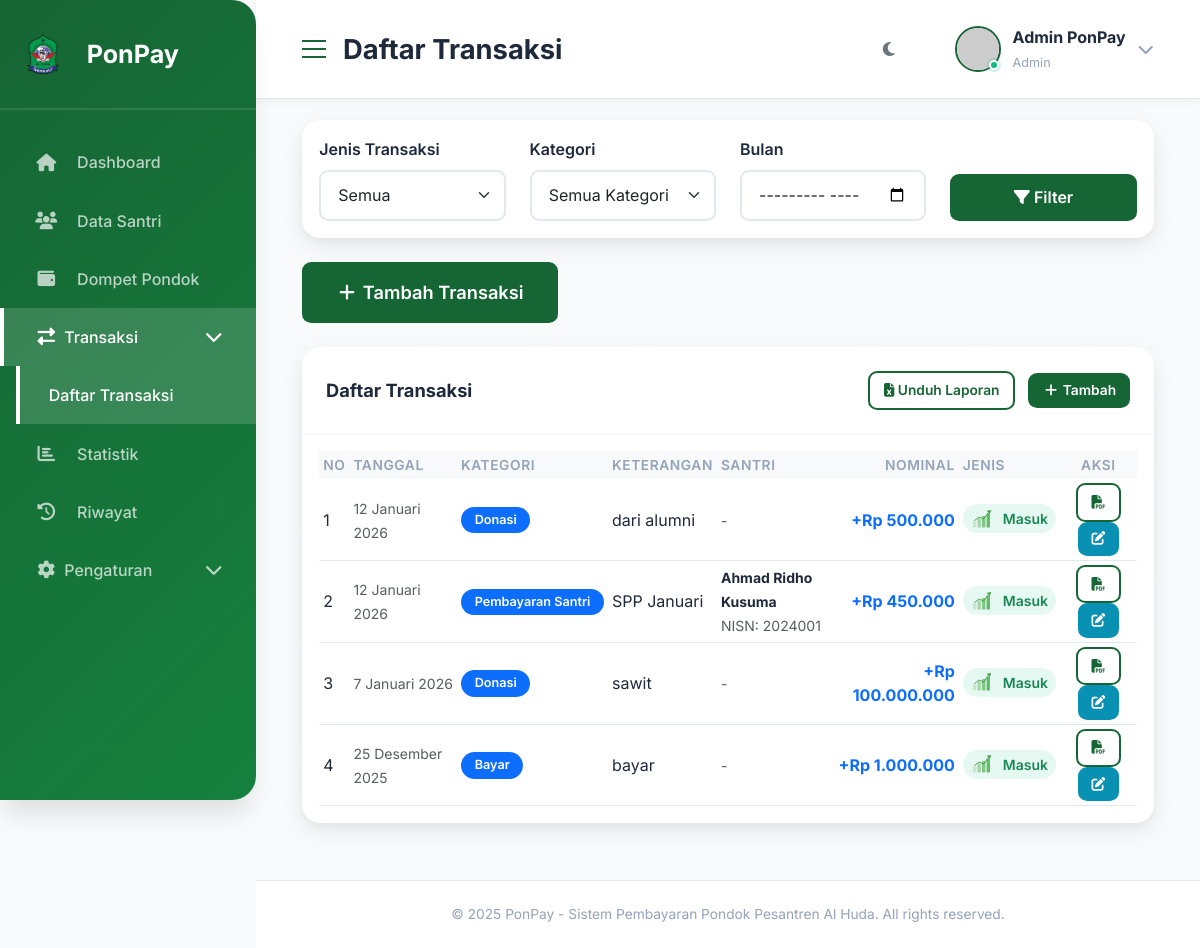
The app's page /transaction/, older data.
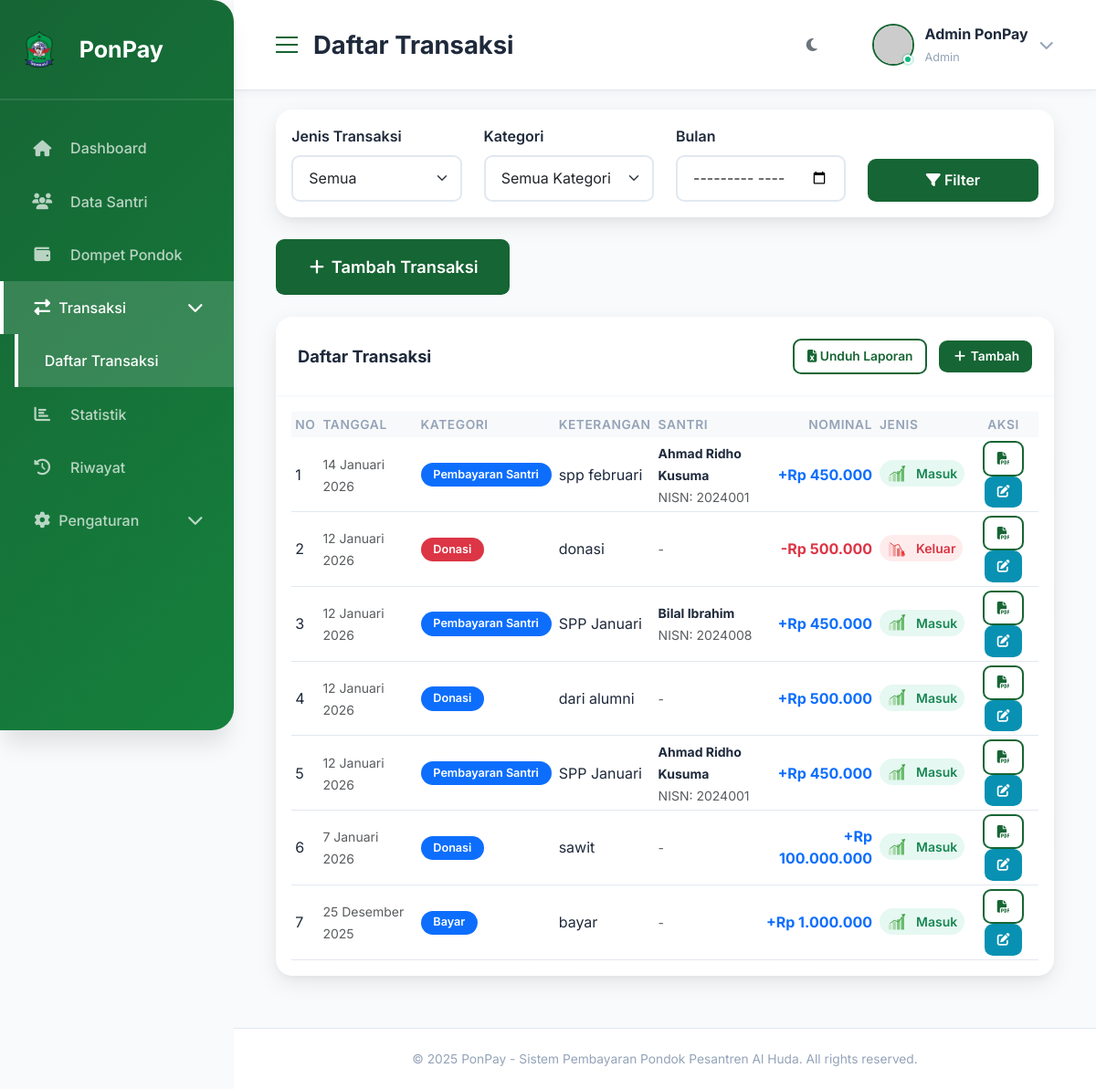
The same page, newer data.
### tables this page shows
CREATE TABLE transactions (
        id INTEGER PRIMARY KEY AUTOINCREMENT,
        user_id INTEGER NOT NULL,
        student_id INTEGER,
        type TEXT NOT NULL,
        category TEXT NOT NULL,
        amount INTEGER NOT NULL,
        description TEXT,
        date DATE NOT NULL,
        created_at TIMESTAMP DEFAULT CURRENT_TIMESTAMP, bill_id INTEGER REFERENCES bills(id),
        FOREIGN KEY (user_id) REFERENCES users(id),
        FOREIGN KEY (student_id) REFERENCES students(id)
    );

### routes.py (the view)
@transaction_bp.route('/')
def index():
    user_id = session.get('user_id', 1)
    filter_type = request.args.get('type', 'all')
    filter_category = request.args.get('category', 'all')
    filter_month = request.args.get('month', '')
    query = '''
        SELECT t.*,
               COALESCE(s.name, '') as student_name,
               COALESCE(s.nisn, '') as student_nisn
        FROM transactions t
        LEFT JOIN students s ON t.student_id = s.id
        WHERE t.user_id = ?
    '''
    params = [user_id]
    if filter_type != 'all':
        query += 'AND t.type = ? '
        params.append(filter_type)
    if filter_category != 'all':
        query += 'AND t.category = ? '
        params.append(filter_category)
    if filter_month:
        query += 'AND t.date LIKE ? '
        params.append(f'{filter_month}%')
    query += 'ORDER BY t.date DESC, t.created_at DESC'
    transactions = query_db(query, params)
    categories_income = query_db(
        'SELECT DISTINCT category FROM transactions WHERE user_id = ? AND type = "income" ORDER BY category',
        (user_id,)
    )
    categories_expense = query_db(
        'SELECT DISTINCT category FROM transactions WHERE user_id = ? AND type = "expense" ORDER BY category',
        (user_id,)
    )
    return render_template('transaction.html',
                         transactions=transactions,
                         categories_income=[r['category'] for r in categories_income],
                         categories_expense=[r['category'] for r in categories_expense],
                         filter_type=filter_type,
                         filter_category=filter_category,
                         filter_month=filter_month)

### templates/transaction.html (shortened to what this page needs)
{% extends 'base.html' %}
{% block page_title %}Daftar Transaksi{% endblock %}
{% block content %}
<div class="container-fluid">
    <div class="row mb-4">
        <div class="col-12">
            <div class="card">
                <div class="card-body">
                    <div class="row align-items-end">
                        <div class="col-md-3 mb-3 mb-md-0">
                            <label class="form-label">Jenis Transaksi</label>
                            <select class="form-select" id="filterType">
                                <option value="all">Semua</option>
                            </select>
                        </div>
                        <div class="col-md-3 mb-3 mb-md-0">
                            <label class="form-label">Kategori</label>
                            <select class="form-select" id="filterCategory">
                                <option value="all">Semua Kategori</option>
                            </select>
                        </div>
                        <div class="col-md-3 mb-3 mb-md-0">
                            <label class="form-label">Bulan</label>
                            <input type="month" class="form-control" id="filterMonth" value="{{ filter_month }}">
                        </div>
                        <div class="col-md-3 mb-3 mb-md-0">
                            <button class="btn btn-primary w-100" id="filterBtn">
                                <i class="fas fa-filter"></i> Filter
                            </button>
                        </div>
                    </div>
                </div>
            </div>
        </div>
    </div>
    <div class="row mb-4">
        <div class="col-12">
            <a href="{{ url_for('transaction.add') }}" class="btn btn-success btn-lg">
                <i class="fas fa-plus"></i> Tambah Transaksi
            </a>
        </div>
    </div>
    <div class="row">
        <div class="col-12">
            <div class="card">
                <div class="card-header d-flex justify-content-between align-items-center">
                    <h6 class="card-title mb-0">Daftar Transaksi</h6>
                    <div>
                        <button id="downloadReportBtn" class="btn btn-outline-primary btn-sm me-2">
                            <i class="fas fa-file-excel"></i> Unduh Laporan
                        </button>
                        <a href="{{ url_for('transaction.add') }}" class="btn btn-success btn-sm">
                            <i class="fas fa-plus"></i> Tambah
                        </a>
                    </div>
                </div>
                <div class="card-body">
                    <div class="table-responsive">
                        <table class="table table-hover table-sm">
                            <thead class="table-light">
                                <tr>
                                    <th>No</th>
                                    <th>Tanggal</th>
                                    <th>Kategori</th>
                                    <th>Keterangan</th>
                                    <th>Santri</th>
                                    <th class="text-end">Nominal</th>
                                    <th>Jenis</th>
                                    <th class="text-center">Aksi</th>
                                </tr>
                            </thead>
                            <tbody>
                                {% set counter = namespace(value=1) %}
                                {% for trans in transactions %}
                                <tr>
                                    <td>{{ counter.value }}</td>
                                    <td>
                                        <small class="text-muted">{{ trans['date']|format_date }}</small>
                                    </td>
                                    <td>
                                        <span
                                            class="badge {% if trans['type'] == 'income' %}bg-primary{% else %}bg-danger{% endif %} text-white">
                                            {{ trans['category'] }}
                                        </span>
                                    </td>
                                    <td>{{ trans['description'] }}</td>
                                    <td>
                                        {% if trans['student_name'] %}
                                        <small><strong>{{ trans['student_name'] }}</strong></small>
                                        <br>
                                        <small class="text-muted">NISN: {{ trans['student_nisn'] }}</small>
                                        {% else %}
                                        <small class="text-muted">-</small>
                                        {% endif %}
                                    </td>
                                    <td class="text-end font-weight-bold">
                                        <span
                                            class="{% if trans['type'] == 'income' %}text-primary{% else %}text-danger{% endif %}">
                                            {% if trans['type'] == 'income' %}+{% else %}-{% endif %}{{
                                            trans['amount']|rupiah }}
                                        </span>
                                    </td>
                                    <td>
                                        {% if trans['type'] == 'income' %}
                                        <span class="d-inline-flex align-items-center gap-2 px-2 py-1 rounded-pill"
                                            style="background-color: rgba(16, 185, 129, 0.1);">
                                            <img src="{{ url_for('static', filename='images/icon_pemasukan.svg') }}"
                                                alt="Pemasukan" style="width: 24px; height: 20px;">
                                            <span class="text-success fw-semibold small">Masuk</span>
                                        </span>
                                        {% else %}
                                        <span class="d-inline-flex align-items-center gap-2 px-2 py-1 rounded-pill"
                                            style="background-color: rgba(239, 68, 68, 0.1);">
                                            <img src="{{ url_for('static', filename='images/icon_pengeluaran.svg') }}"
                                                alt="Pengeluaran" style="width: 24px; height: 20px;">
                                            <span class="text-danger fw-semibold small">Keluar</span>
                                        </span>
                                        {% endif %}
                                    </td>
                                    <td class="text-center">
                                        <a href="{{ url_for('transaction.receipt', id=trans['id']) }}"
                                            class="btn btn-sm btn-outline-primary" title="Cetak Kwitansi"
                                            target="_blank">
                                            <i class="fas fa-file-pdf"></i>
                                        </a>
                                        <a href="{{ url_for('transaction.edit', id=trans['id']) }}"
                                            class="btn btn-sm btn-info" title="Edit">
                                            <i class="fas fa-edit"></i>
                                        </a>
                                    </td>
                                </tr>
                                {% set counter.value = counter.value + 1 %}
                                {% else %}
                                <tr>
                                    <td colspan="8" class="text-center text-muted py-4">
                                        <i class="fas fa-inbox"></i> Belum ada transaksi
                                    </td>
                                </tr>
                                {% endfor %}
                            </tbody>
                        </table>
                    </div>
                </div>
            </div>
        </div>
    </div>
</div>
{% endblock %}

### templates/base.html (shortened to what this page needs)
<!DOCTYPE html>
<html lang='id'>
<head>
  <link href='https://cdn.jsdelivr.net/npm/bootstrap@5.3.0/dist/css/bootstrap.min.css' rel='stylesheet' />
  <link rel='stylesheet' href='https://cdnjs.cloudflare.com/ajax/libs/font-awesome/6.4.0/css/all.min.css' />
  <link rel='stylesheet' href='{{ url_for("static", filename="css/style.css") }}' />
</head>
<body>
  <div class='wrapper d-flex'>
    <nav class='sidebar' id='sidebar' aria-hidden='false'>
      <div class='sidebar-header'>
        <div class='logo-section'>
          <img src='{{ url_for("static", filename="images/logo.png") }}' alt='Logo Al Huda'
            style='width: 40px; height: 40px; margin-right: 10px; border-radius: 8px; object-fit: contain;' />
          <h5>PonPay</h5>
        </div>
      </div>
      <ul class='nav flex-column sidebar-nav' id='sidebarNav'>
        <li class='nav-item'>
          <a class='nav-link {% if request.endpoint == "dashboard.index" %}active{% endif %}'
            href='{{ url_for("dashboard.index") }}'>
            <i class='fas fa-home'></i>
            <span>Dashboard</span>
          </a>
        </li>
        <li class='nav-item'>
          <a class='nav-link {% if request.endpoint == "students.index" %}active{% endif %}'
            href='{{ url_for("students.index") }}'>
            <i class='fas fa-users'></i>
            <span>Data Santri</span>
          </a>
        </li>
        <li class='nav-item'>
          <a class='nav-link {% if request.endpoint == "wallet.index" %}active{% endif %}'
            href='{{ url_for("wallet.index") }}'>
            <i class='fas fa-wallet'></i>
            <span>Dompet Pondok</span>
          </a>
        </li>
        <li class='nav-item'>
          <a class='nav-link d-flex justify-content-between align-items-center {% if request.endpoint and request.endpoint.startswith("transaction") %}active{% endif %}'
            data-bs-toggle='collapse' href='#nav-transaction' role='button' aria-expanded='false'
            aria-controls='nav-transaction'>
            <span><i class='fas fa-exchange-alt'></i>
              <span>Transaksi</span></span>
            <i class='fas fa-chevron-down'></i>
          </a>
          <div
            class='collapse {% if request.endpoint and (request.endpoint.startswith("transaction") or request.endpoint.startswith("payments")) %}show{% endif %}'
            id='nav-transaction'>
            <ul class='nav flex-column ms-3'>
              <li class='nav-item'>
                <a class='nav-link {% if request.endpoint == "transaction.index" %}active{% endif %}'
                  href='{{ url_for("transaction.index") }}'>Daftar Transaksi</a>
              </li>
            </ul>
          </div>
        </li>
        <li class='nav-item'>
          <a class='nav-link {% if request.endpoint == "statistics.index" %}active{% endif %}'
            href='{{ url_for("statistics.index") }}'>
            <i class='fas fa-chart-bar'></i>
            <span>Statistik</span>
          </a>
        </li>
        <li class='nav-item'>
          <a class='nav-link {% if request.endpoint == "history.index" %}active{% endif %}'
            href='{{ url_for("history.index") }}'>
            <i class='fas fa-history'></i>
            <span>Riwayat</span>
          </a>
        </li>
        <li class='nav-item'>
          <a class='nav-link d-flex justify-content-between align-items-center {% if request.endpoint and request.endpoint.startswith("settings") %}active{% endif %}'
            data-bs-toggle='collapse' href='#nav-settings' role='button' aria-expanded='false'
            aria-controls='nav-settings'>
            <span><i class='fas fa-cog'></i> <span>Pengaturan</span></span>
            <i class='fas fa-chevron-down'></i>
          </a>
        </li>
      </ul>
    </nav>
    <div class='main-content'>
      <nav class='top-navbar'>
        <div class='navbar-left'>
          <button class='btn-sidebar-collapse d-none d-lg-block' id='sidebarCollapseBtn' aria-expanded='false'
            aria-controls='sidebar'>
            <i class='fas fa-bars'></i>
          </button>
          <h6 class='page-title'>
            {% block page_title %}Dashboard{% endblock %}
          </h6>
        </div>
        <div class='navbar-right'>
          <div class='user-profile d-flex align-items-center'>
            <button id='darkModeToggle' class='btn btn-outline-secondary me-2' aria-label='Toggle dark mode'
              title='Dark mode'>
              <i class='fas fa-moon'></i>
            </button>
            <div class='user-profile-inner d-flex align-items-center'>
              <div class='profile-avatar'>
                {% set avatar_name = session.get('full_name') or 'User' %}
                {% set avatar_fallback = ('https://ui-avatars.com/api/?name=' ~ avatar_name ~
                '&background=6366F1&color=fff') %}
                {% if session.get('profile_picture') %}
                <img
                  src="{{ url_for('static', filename=session['profile_picture']) }}?t={{ session.get('profile_picture_timestamp', 0) }}"
                  alt="Profile" onerror="this.src='{{ avatar_fallback }}'">
                {% else %}
                <img src="{{ avatar_fallback }}" alt="Profile" />
                {% endif %}
              </div>
              <div class='profile-info d-none d-md-block'>
                <p class='profile-name'>
                  {{ session.get('full_name', 'Admin PonPay') }}
                </p>
                <small class='profile-role'>{{ session.get('role', 'admin') }}</small>
              </div>
              <div class='dropdown'>
                <a class='dropdown-toggle' href='#' id='profileDropdown' role='button' data-bs-toggle='dropdown'>
                  <i class='fas fa-chevron-down'></i>
                </a>
              </div>
            </div>
          </div>
        </div>
      </nav>
      <div class='page-content'>{% block content %}{% endblock %}</div>
      <footer class='page-footer'>
        <p>
          &copy; 2025 PonPay - Sistem Pembayaran Pondok Pesantren Al Huda. All
          rights reserved.
        </p>
      </footer>
    </div>
  </div>
</body>
</html>

Row changes from the older to the newer data that the page shows:
added transactions: value "1"
added transactions: value "2", type "expense" (drawn)
added transactions: value "3"
computed for transactions "dari alumni": value "1" → "4"
computed for transactions (number 5 of 7 on the later page): value "2" → "5"
computed for transactions "sawit": value "3" → "6"
computed for transactions "bayar": value "4" → "7"
